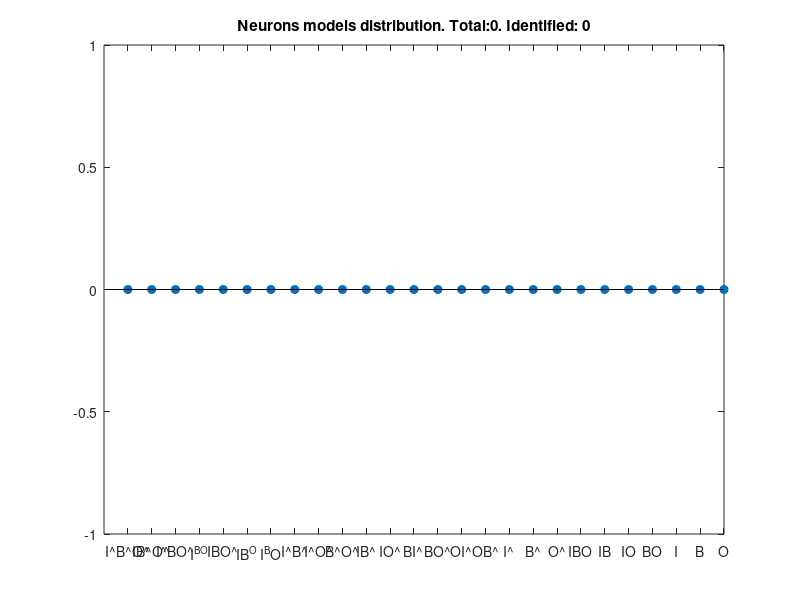

Here is the MATLAB script that generated this plot:

%electro_folder = 'C:\Users\GEORGEKOUR\Desktop\Electro_Rats\rat_8\odor1_WR\rat8_mpfc_21.6';
electro_folder = 'C:\Users\GEORGEKOUR\Desktop\Electro_Rats\rat_10\odor1_WR\rat10_mpfc_10.10';
%electro_folder = 'C:\Users\GEORGEKOUR\Desktop\Electro_Rats\rat_11\odor1_WR\rat11_mpfc_14.10';

%electro_folder = 'C:\Users\GEORGEKOUR\Desktop\Electro_Rats';

day_files = dir([electro_folder,'\*events_g.mat']); %look for all single units files in the stage
%day_files = dir([electro_folder,'\*\*\*\*events_g.mat']); %look for all single units files in the stage

identifiable_neurons = 0;
total_neurons = 0;
neurons_type = zeros(1, 26);

for j = 1:length(day_files)
    day_folder = day_files(j).folder
    %day_folder = 'C:\Users\GEORGEKOUR\Desktop\Electro_Rats\rat_6\odor1_WR\rat6_mpfc_20.6';
    numFolds = 10;
    f = figure('units','normalized','outerposition',[0 0 1 1]);
    % Draw the data per neuron
    SS_files = dir([day_folder,'\*_SS_*.ntt']); %look for all single units files in the stage
    
    num_neurons = length(SS_files);
    for i = 1:num_neurons
        
        total_neurons=total_neurons+1;
        neuron_filename = SS_files(i).name;
        ss_file = [SS_files(i).folder,'\',neuron_filename]
        
        %extract data to show neural activity during the day
        idcs   = strfind(ss_file,'\');
        stage_folder_name = ss_file(1:idcs(end-1)-1);
        
        %Load data and extract meta information
        [behave, st] = load_spikes_and_behavioral_data (ss_file);
        
        
%         %%%% Manipulate st to check the model validity %%%%%%
%         
%         [event_times, ~, ~, ~] = extract_event_times(behave);
%         
%         old_st = st;
%         %old_fr = length(st)/(st(end)-st(1));
%         diff_st = diff(st);
%         perm = randperm(length(st)-1);
%         diff_st = diff_st(perm);
%         st = cumsum([st(1) diff_st]);
% 
%         ain_times = event_times(:,2);
%         %add spikes in the area
%         for k=1:length(ain_times)            
%             a_spikes = randn([1,1])*0.2+0.1+ain_times(k);
%             st = [st, a_spikes];
%         end
% 
%         st = sort(st);
        %%%%%%%%%%%%%%%%%%%%%%%%%%

        
        [median_times, proportions, num_bins_per_proportion, num_bins_between_events] = analyze_behavior_in_stage(day_folder);
        
        % Allign st to events.
        [spike_count, binned_spikes_cell, events_bins_span] = ss_activity_inday (behave, st, num_bins_between_events);
        
        %subplot(num_neurons,2,(i-1)*2+1)
        
        %heatmap(bined_spikes_cell, 1:size(bined_spikes_cell,2), num2str(spike_count),[] ,'ColorBar', true)
        
        subplot(num_neurons+1,2,(i-1)*2+1)
        w = gausswin(10);
        w=w./sum(w);
        %y = filter(w,1,bined_spikes_cell);
        y = filtfilt(w,1,binned_spikes_cell);
        plot(y)
        ylim([-0.3,0.3])
        xlim([0,length(binned_spikes_cell)+100])
        
        for k=1:length(events_bins_span)
            vline(events_bins_span(k),'b')
        end
        
        [LLH_values, selected_model] = fit_model_to_neuron(st, behave, numFolds, proportions);
        
        selected_model
        
        LLH_increase_mean = mean(LLH_values);
        LLH_increase_sem = std(LLH_values)/sqrt(numFolds);
        
        subplot(num_neurons+1,2,(i-1)*2+2)
        hold on
        plot(0.5:26,zeros(26,1),'--b','linewidth',2)
        errorbar(LLH_increase_mean,LLH_increase_sem,'ok','linewidth',3)
        if (~isnan(selected_model))
            plot(selected_model,LLH_increase_mean(selected_model),'.r','markersize',25)
            identifiable_neurons = identifiable_neurons+1;
            neurons_type(selected_model) = neurons_type(selected_model)+1;
        
        end
        hold off
        %box off
        %set(gca,'fontsize',20)
        set(gca,'XLim',[0 26]); set(gca,'XTick',1:26)
        set(gca,'XTickLabel',{'I^B^O^','IB^O^','I^BO^','I^B^O', 'IBO^','IB^O', 'I^BO', 'I^B^', ...
            'I^O^', 'B^O^', 'IB^', 'IO^', 'BI^', 'BO^', 'OI^', 'OB^' ...
            'I^', 'B^' ,'O^' ,'IBO','IB', 'IO', 'BO','I','B','O'});
        %legend('Model performance','Selected Model','Baseline')
        suptitle (day_folder)
        %ylabel('LLH increase')
        ylabel([num2str(spike_count), '[S]',])
        
        ylim([-1 1])

        
    end
    
    [~, selected_arms, rewarded_arm1, rewarded_arm2] = extract_event_times(behave);
    
    subplot(num_neurons+1,2,(num_neurons+1)*2-1)
    hist(selected_arms)
    title(['Arm Dist - Num trials: ', num2str(length(selected_arms))])
    
    subplot(num_neurons+1,2,(num_neurons+1)*2)
    rewards = (selected_arms==rewarded_arm1)+2*(selected_arms==rewarded_arm2);
    hist(rewards, [0,1,2])
    title('rewards Dist')
    
    saveas(f, fullfile(day_folder,'mmodels_3_11.jpg'))
    %Print the heatmap for the entire day
    close(f)
    %alligned_heatmap_view (day_folder)
    savefig(fullfile(day_folder,'aactivity'))
    
end

figure
stem(neurons_type, 'filled')        
set(gca,'XLim',[0 26]); set(gca,'XTick',1:26)
        set(gca,'XTickLabel',{'I^B^O^','IB^O^','I^BO^','I^B^O', 'IBO^','IB^O', 'I^BO', 'I^B^', ...
            'I^O^', 'B^O^', 'IB^', 'IO^', 'BI^', 'BO^', 'OI^', 'OB^' ...
            'I^', 'B^' ,'O^' ,'IBO','IB', 'IO', 'BO','I','B','O'});
title(['Neurons models distribution. Total:', num2str(total_neurons), '. Identified: ', num2str(sum(neurons_type))]);